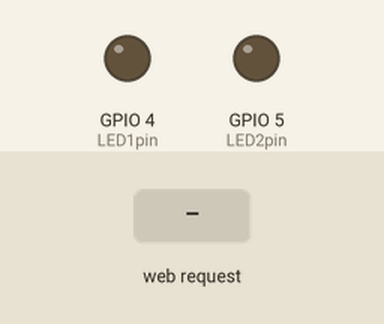
This sketch was run on a simulated ESP32. On the bench: output pins drawn as LEDs (lit = HIGH). The inputs (shaded band) are chosen by the test bench. WiFi joins after 1.5 s; servers stay silent unless stated; what the sketch prints to the serial monitor is not drawn.

Above: at 2.7 s.
2.8 s: HTTP request GET /led1on received
At 3.1 s:
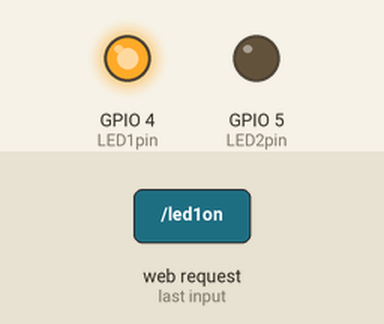
4.3 s: HTTP request GET /led2on received
At 5.4 s:
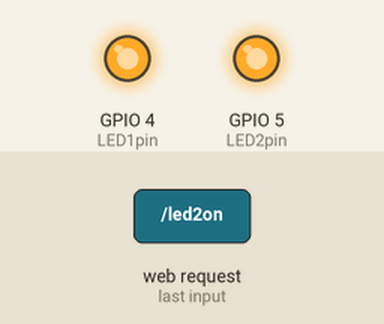
5.8 s: HTTP request GET /led1off received
At 6.6 s:
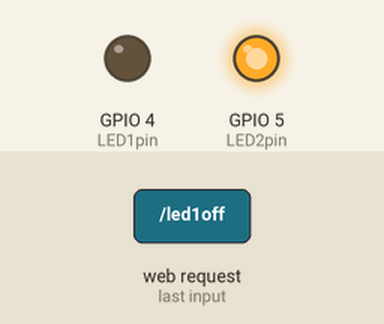
7.3 s: HTTP request GET /led2off received
At 7.7 s:
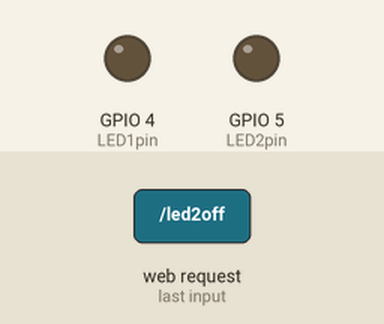
Timing chart, 0 to 9.8 s (numbered marks = the images above; inputs shaded):
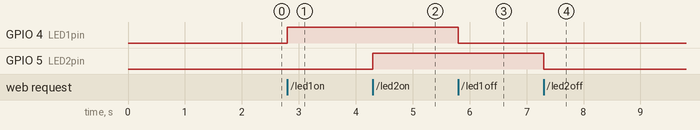

Measured:
- after the input at 2.8 s, GPIO 4 (LED1pin): LOW → HIGH at once
- after the input at 4.3 s, GPIO 5 (LED2pin): LOW → HIGH at once
- after the input at 5.8 s, GPIO 4 (LED1pin): HIGH → LOW at once
- after the input at 7.3 s, GPIO 5 (LED2pin): HIGH → LOW at once

The sketch:

web_boton.ino
```cpp
#include <WiFi.h>
#include <WebServer.h>
const char* ssid = "vip";  // Tu SSID
const char* password = "60771800";  //Tu Clave

WebServer server(80);

uint8_t LED1pin = 4;
bool LED1Estado = LOW;
uint8_t LED2pin = 5;
bool LED2Estado = LOW;

void handle_OnConnect() {
  LED1Estado = LOW; // 1
  LED2Estado = LOW; // 1
  Serial.println("GPIO4 Estado: OFF | GPIO5 Estado: OFF"); // 2
  server.send(200, "text/html", SendHTML(LED1Estado, LED2Estado)); // 3
}

void handle_led1prendido() {
  LED1Estado = HIGH; //1
  Serial.println("GPIO4 Estado: ON"); // 2
  server.send(200, "text/html", SendHTML(true, LED2Estado)); //3
}

void handle_led1apagado() {
  LED1Estado = LOW;
  Serial.println("GPIO4 Estado: OFF");
  server.send(200, "text/html", SendHTML(false, LED2Estado));
}

void handle_led2on() {
  LED2Estado = HIGH;
  Serial.println("GPIO5 Estado: ON");
  server.send(200, "text/html", SendHTML(LED1Estado, true));
}

void handle_led2off() {
  LED2Estado = LOW;
  Serial.println("GPIO5 Estado: OFF");
  server.send(200, "text/html", SendHTML(LED1Estado, false));
}

void handle_NotFound() {
  server.send(404, "text/plain", "La pagina no existe");
}

/*
   Aqui esta definido todo el HTML y el CSS del servidor WEB con ESP32
*/
String SendHTML(uint8_t led1stat, uint8_t led2stat) {
  // Cabecera de todas las paginas WEB
  String ptr = "<!DOCTYPE html> <html>\n";

  // <meta> viewport. Para que la pagina se vea correctamente en cualquier dispositivo
  ptr += "<head><meta name=\"viewport\" content=\"width=device-width, initial-scale=1.0, user-scalable=no\">\n";
  ptr += "<title>Control</title>\n"; // titulo de la barra

  ptr += "<style>html { font-family: Helvetica; display: inline-block; margin: 0px auto; text-align: center;}\n";
  ptr += "body{margin-top: 50px;} h1 {color: #444444;margin: 50px auto 30px;} h3 {color: #444444;margin-bottom: 50px;}\n";
  ptr += ".button {display: block;width: 160px;background-color: #3498db;border: none;color: white;padding: 13px 30px;text-decoration: none;font-size: 25px;margin: 0px auto 35px;cursor: pointer;border-radius: 4px;}\n";
  ptr += ".button1-on {background-color: #3498db;}\n"; //FF0000, #3498db
  ptr += ".button-on:active {background-color: #2980b9;}\n";  //#2980b9
  ptr += ".button1-off {background-color: #FF0000;}\n";  //#34495e
  ptr += ".button-off:active {background-color: #2c3e50;}\n"; //2c3e50
  ptr += "p {font-size: 14px;color: #888;margin-bottom: 10px;}\n";
  ptr += "</style>\n";
  ptr += "</head>\n";
  ptr += "<body>\n";
  /*
   * Encabezados de la pagina
   */
  ptr += "<h1>Prueba de botones</h1>\n";
  ptr += "<h3>prueba de procesos</h3>\n";
/*
 * Aqui esta la inteligencia del servidor WEB con ESP32, dependiento de los parametros de la funcion SendHTML
 * modificara la vista de la pagina WEB,  llamaran a las clases "button-on y button-off" que cambian como
 * se muestran los datos en la pagina WEB
 */
  if (led1stat)
  {
    ptr += "<p>LED1 Estado: RESET ON</p><a class=\"button button1-off\" href=\"/led1off\">RESET OFF</a>\n";
  }
  else
  {
    ptr += "<p>LED1 Estado: RESET OFF</p><a class=\"button button1-on\" href=\"/led1on\">RESET ON</a>\n";
  }

  if (led2stat)
  {
    ptr += "<p>LED2 Estado: ON</p><a class=\"button button-off\" href=\"/led2off\">OFF</a>\n";
  }
  else
  {
    ptr += "<p>LED2 Estado: OFF</p><a class=\"button button-on\" href=\"/led2on\">ON</a>\n";
  }

  ptr += "</body>\n";
  ptr += "</html>\n";
  return ptr;
}

void setup() {
  /*
   * Declaracion de la velocidad de comunicacion entre Arduino IDE y ESP32
   * Configura el comportamiento de los pines
   */
  Serial.begin(115200);
  pinMode(LED1pin, OUTPUT);
  pinMode(LED2pin, OUTPUT);
/*
 * Configuracion de la conexion a la Wifi de tu casa
 */
  WiFi.mode(WIFI_STA);
  WiFi.begin(ssid, password);
  Serial.println("");

  // Wait for connection
  while (WiFi.status() != WL_CONNECTED) {
    delay(500);
    Serial.print(".");
  }
  Serial.println("");
  Serial.print("Conectado a ");
  Serial.println(ssid);
  Serial.print("Direccion IP: ");
  Serial.println(WiFi.localIP());
/*
 * Para procesar las solicitudes HTTP necesitamos definir el codigo que debe de ejecutar en
 * cada estado. Para ello utilizamos el metodo "on" de la libreria WebServer que hemos
 * habilitador en la linea 13 de este codigo
 * 1 El primero se ejecuta cuando te conectas al Servidor WEB con ESP32 http://la_ip_del_esp32/
 * 2 Los 4 siguientes procesan los 2 estados que puede tener cada LED ON/OFF
 * 3 El ultimo gestiona los errores por ejemplo si pones http://la_ip_del_esp32/holaquetal
 * esta pagina no existe, por lo tanto actualizara la pagina WEB con un mensaje de error
 */
  server.on("/", handle_OnConnect); // 1
  server.on("/led1on", handle_led1prendido); // 2
  server.on("/led1off", handle_led1apagado); // 2
  server.on("/led2on", handle_led2on); // 2
  server.on("/led2off", handle_led2off); // 2
  server.onNotFound(handle_NotFound); // 3
/*
 * Arrancamos el Servicio WEB
 */
  server.begin();
  Serial.println("Servidor HTTP iniciado");
}

void loop() {
  server.handleClient();
  if (LED1Estado)
  {
    digitalWrite(LED1pin, HIGH);
  }
  else
  {
    digitalWrite(LED1pin, LOW);
  }

  if (LED2Estado)
  {
    digitalWrite(LED2pin, HIGH);
  }
  else
  {
    digitalWrite(LED2pin, LOW);
  }
}
```
